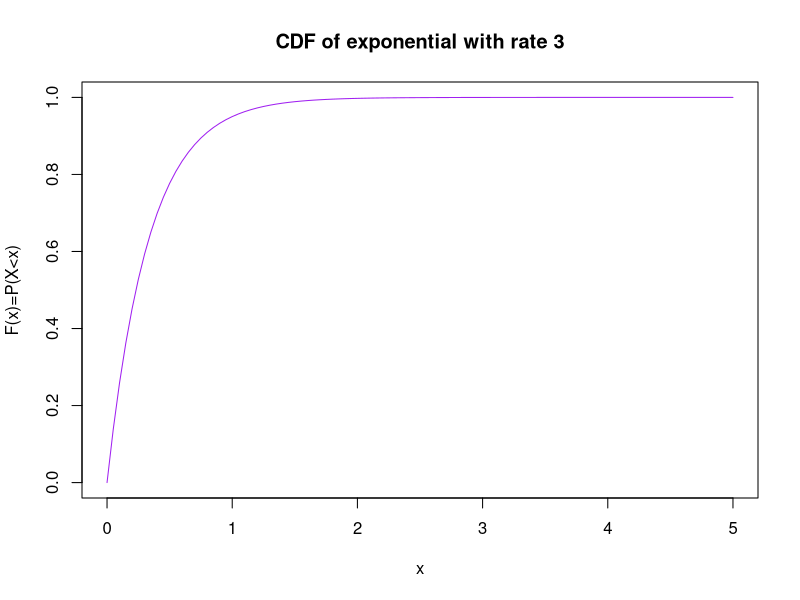

Write R code to recreate this figure.
# Exercise 2.12
l <- 3
# i
	# a
	pexp(0.5, l, lower=FALSE)
	# b
	pexp(3, l)
	# c
	pexp(2.5, l) - pexp(1.5, l)
# ii
x <- seq(0, 5, .01)
curve(
	pexp(x, l), 
	0, 
	5, 
	col="purple", 
	main=paste("CDF of exponential with rate", l),
	xlab="x",
	ylab="F(x)=P(X<x)"
)